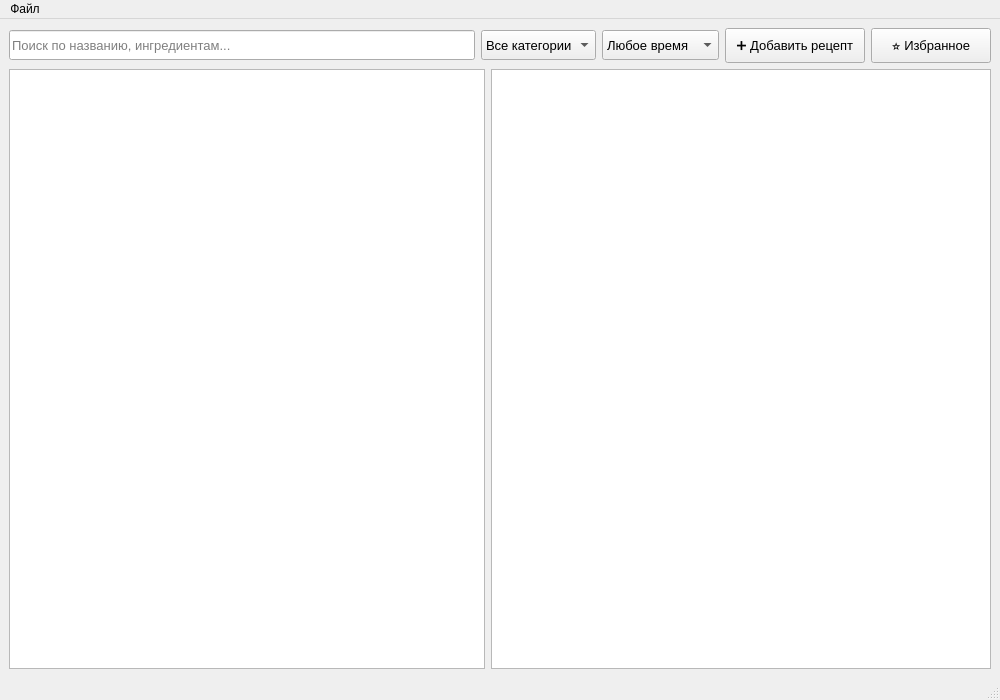
<?xml version="1.0" encoding="UTF-8"?>
<ui version="4.0">
 <class>MainWindow</class>
 <widget class="QMainWindow" name="MainWindow">
  <property name="geometry">
   <rect>
    <x>0</x>
    <y>0</y>
    <width>1000</width>
    <height>700</height>
   </rect>
  </property>
  <property name="windowTitle">
   <string>Книга рецептов</string>
  </property>
  <widget class="QWidget" name="centralwidget">
   <layout class="QVBoxLayout" name="verticalLayout">
    <item>
     <layout class="QHBoxLayout" name="horizontalLayout">
      <item>
       <widget class="QLineEdit" name="searchLineEdit">
        <property name="minimumSize">
         <size>
          <width>0</width>
          <height>30</height>
         </size>
        </property>
        <property name="font">
         <font>
          <pointsize>10</pointsize>
          <weight>50</weight>
          <bold>false</bold>
         </font>
        </property>
        <property name="placeholderText">
         <string>Поиск по названию, ингредиентам...</string>
        </property>
       </widget>
      </item>
      <item>
       <widget class="QComboBox" name="categoryComboBox">
        <property name="minimumSize">
         <size>
          <width>0</width>
          <height>30</height>
         </size>
        </property>
        <property name="font">
         <font>
          <pointsize>10</pointsize>
          <weight>50</weight>
          <bold>false</bold>
         </font>
        </property>
        <item>
         <property name="text">
          <string>Все категории</string>
         </property>
        </item>
        <item>
         <property name="text">
          <string>Первое</string>
         </property>
        </item>
        <item>
         <property name="text">
          <string>Второе</string>
         </property>
        </item>
        <item>
         <property name="text">
          <string>Десерт</string>
         </property>
        </item>
        <item>
         <property name="text">
          <string>Салат</string>
         </property>
        </item>
        <item>
         <property name="text">
          <string>Напиток</string>
         </property>
        </item>
       </widget>
      </item>
      <item>
       <widget class="QComboBox" name="timeFilterComboBox">
        <property name="minimumSize">
         <size>
          <width>0</width>
          <height>30</height>
         </size>
        </property>
        <property name="font">
         <font>
          <pointsize>10</pointsize>
          <weight>50</weight>
          <bold>false</bold>
         </font>
        </property>
        <item>
         <property name="text">
          <string>Любое время</string>
         </property>
        </item>
        <item>
         <property name="text">
          <string>До 30 минут</string>
         </property>
        </item>
        <item>
         <property name="text">
          <string>До 1 часа</string>
         </property>
        </item>
        <item>
         <property name="text">
          <string>До 2 часов</string>
         </property>
        </item>
        <item>
         <property name="text">
          <string>Более 2 часов</string>
         </property>
        </item>
       </widget>
      </item>
      <item>
       <widget class="QPushButton" name="addRecipeButton">
        <property name="minimumSize">
         <size>
          <width>140</width>
          <height>35</height>
         </size>
        </property>
        <property name="font">
         <font>
          <pointsize>10</pointsize>
          <weight>50</weight>
          <bold>false</bold>
         </font>
        </property>
        <property name="text">
         <string>➕ Добавить рецепт</string>
        </property>
       </widget>
      </item>
      <item>
       <widget class="QPushButton" name="favoritesButton">
        <property name="minimumSize">
         <size>
          <width>120</width>
          <height>35</height>
         </size>
        </property>
        <property name="font">
         <font>
          <pointsize>10</pointsize>
          <weight>50</weight>
          <bold>false</bold>
         </font>
        </property>
        <property name="text">
         <string>⭐ Избранное</string>
        </property>
       </widget>
      </item>
     </layout>
    </item>
    <item>
     <layout class="QHBoxLayout" name="horizontalLayout_2">
      <item>
       <widget class="QListWidget" name="recipesListWidget">
        <property name="minimumSize">
         <size>
          <width>350</width>
          <height>0</height>
         </size>
        </property>
        <property name="font">
         <font>
          <pointsize>12</pointsize>
          <weight>50</weight>
          <bold>false</bold>
         </font>
        </property>
       </widget>
      </item>
      <item>
       <widget class="QTextBrowser" name="recipeTextBrowser">
        <property name="minimumSize">
         <size>
          <width>500</width>
          <height>0</height>
         </size>
        </property>
        <property name="font">
         <font>
          <pointsize>12</pointsize>
          <weight>50</weight>
          <bold>false</bold>
         </font>
        </property>
       </widget>
      </item>
     </layout>
    </item>
   </layout>
  </widget>
  <widget class="QMenuBar" name="menubar">
   <property name="geometry">
    <rect>
     <x>0</x>
     <y>0</y>
     <width>1000</width>
     <height>21</height>
    </rect>
   </property>
   <widget class="QMenu" name="menuFile">
    <property name="title">
     <string>Файл</string>
    </property>
    <addaction name="actionImport"/>
    <addaction name="actionExport"/>
    <addaction name="separator"/>
    <addaction name="actionSave"/>
    <addaction name="actionLoad"/>
    <addaction name="separator"/>
    <addaction name="actionExit"/>
   </widget>
   <addaction name="menuFile"/>
  </widget>
  <widget class="QStatusBar" name="statusbar"/>
  <action name="actionImport">
   <property name="text">
    <string>Импорт рецептов...</string>
   </property>
  </action>
  <action name="actionExport">
   <property name="text">
    <string>Экспорт рецептов...</string>
   </property>
  </action>
  <action name="actionSave">
   <property name="text">
    <string>Сохранить</string>
   </property>
  </action>
  <action name="actionLoad">
   <property name="text">
    <string>Загрузить</string>
   </property>
  </action>
  <action name="actionExit">
   <property name="text">
    <string>Выход</string>
   </property>
  </action>
 </widget>
 <resources/>
 <connections/>
</ui>
